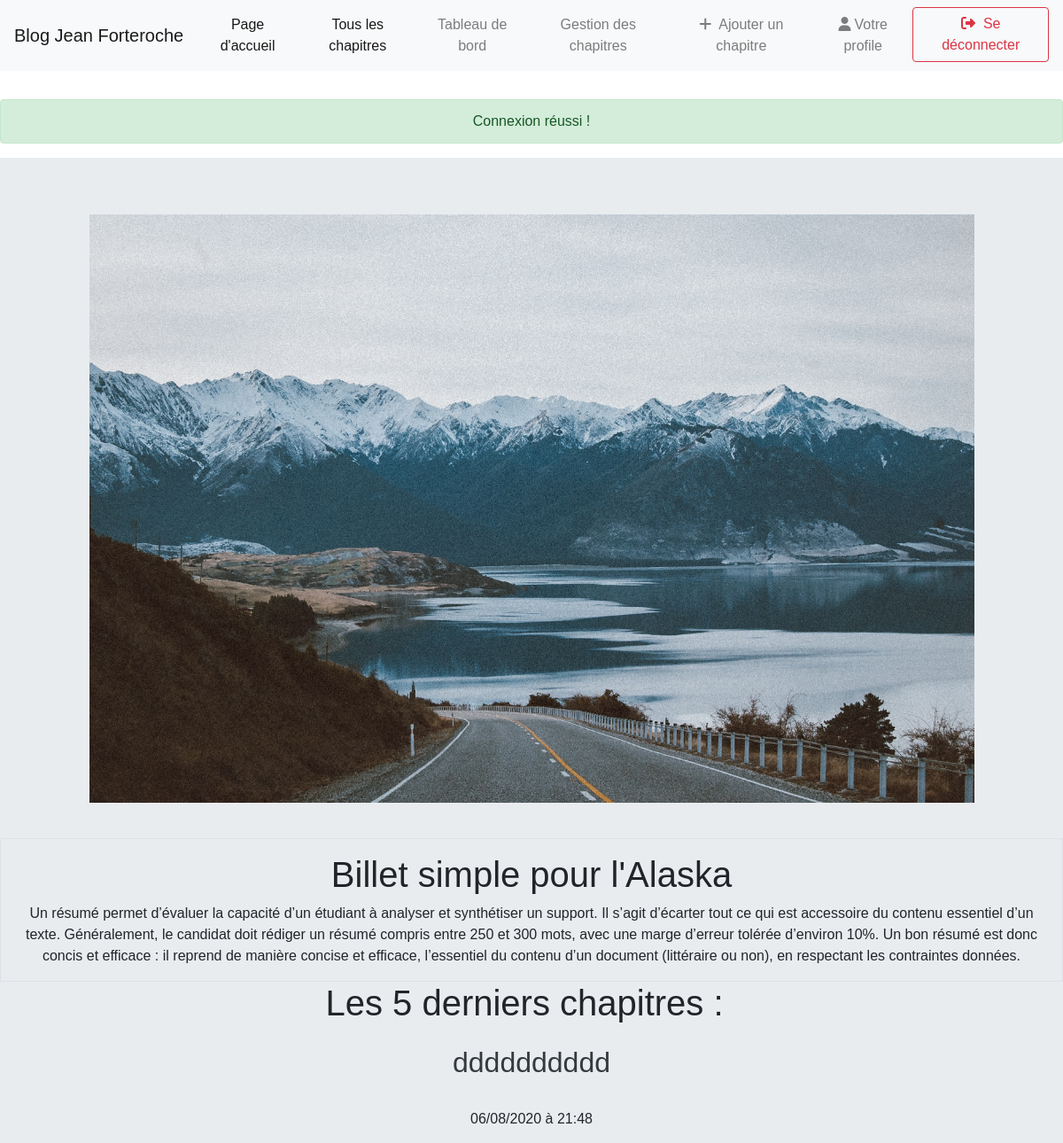
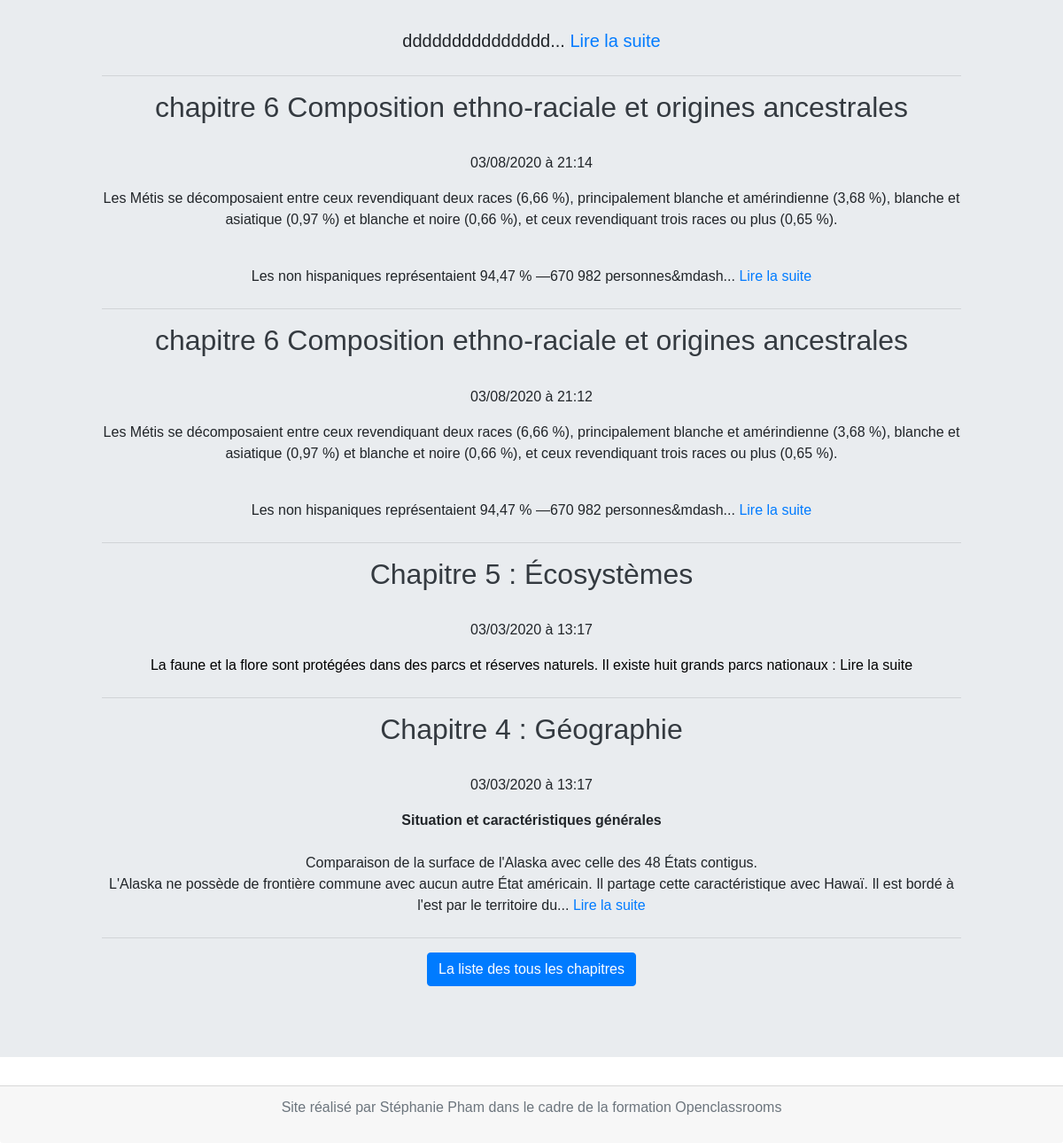
/index.php (signed in), run on the app's committed database (2 pictures, top to bottom).
### tables this page shows
CREATE TABLE IF NOT EXISTS `articles` (
  `id` int(11) NOT NULL AUTO_INCREMENT,
  `title` varchar(255) NOT NULL,
  `content` text NOT NULL,
  `date_article` datetime NOT NULL DEFAULT current_timestamp(),
  PRIMARY KEY (`id`)
);

### App/Controller/Articles.php (called while the page is built, shortened)
<?php
class Articles extends Controller {
    public function home()
    {
        $articleManager = new ArticleManager();
        $lastArticles = $articleManager->listLastArticles();
        include 'view/Visitor/homeView.php';
    }
}

### App/Model/ArticleManager.php (called while the page is built, shortened)
<?php
class ArticleManager extends Manager
{
    public function listLastArticles()
    {
        $db = $this->dbConnect();
        $reqArticles = $db->query('
            SELECT *
            FROM articles
            ORDER BY date_article DESC LIMIT 0,5
        ');
        $reqArticles->execute();
        return $lastArticles = $reqArticles->fetchAll();
    }
}

### view/Visitor/homeView.php (the view, shortened to what this page needs)
<?php if (isset($_SESSION['success'])) { ?>
    <div class="alert alert-success text-center"> <?= $_SESSION['success'] ?> </div>
<?php } ?>
<div class="global mt-3 jumbotron jumbotron-fluid align-center">
    <div class="header ">
        <header class="text-center">
            <div class="image-header mb-3 text-center container">
                <img src="public/image/image1.jpg" alt="route alaska" class="mb-4" class="text-center">
            </div>
            <div class="border text-center col mx-auto ">
                <h1 class="text-center mt-3">Billet simple pour l'Alaska</h1>
                <p>Un résumé permet d’évaluer la capacité d’un étudiant à analyser et synthétiser un support.
                    Il s’agit d’écarter tout ce qui est accessoire du contenu essentiel d’un texte. Généralement,
                    le candidat doit rédiger un résumé compris entre 250 et 300 mots, avec une marge d’erreur tolérée d’environ 10%.
                    Un bon résumé est donc concis et efficace : il reprend de manière concise et efficace, l’essentiel du contenu d’un document
                    (littéraire ou non), en respectant les contraintes données.</p>
            </div>
        </header>
    </div>
    <div class="title">
        <h1 class="text-center mb-4">Les 5 derniers chapitres : </h1>
    </div>
    <div class="new-article col-10 mx-auto">
        <?php foreach ($lastArticles as  $lastArticle) { ?>
        <div class="new text-center mb-4">
            <div class="new_title">
                <h2>
                    <a href="index.php?action=article&amp;id=<?= $lastArticle['id'] ?>"
                        class="text-dark"><?= $lastArticle['title'] ?> </a>
                </h2> &ensp;
            </div>
            <p><?= date_format(date_create($lastArticle['date_article']), 'd/m/Y à H:i') ?></p>
            <p class="lead"><?= substr($lastArticle['content'],0,390) ?>... <a
                    href="index.php?action=article&amp;id=<?= $lastArticle['id'] ?>" role="button"
                    class="link-read-more">Lire la suite</a></p>
        </div>
        <hr>
        <?php } ?>
    </div>
    <p class="text-center"><a href="index.php?action=listArticles" class="btn btn-primary"> La liste des tous les
            chapitres </a></p>
</div>
<?php include 'view/template.php'; ?>

### public/css/style.css (style rules this page uses)
* { margin: 0; padding: 0; box-sizing: border-box; font-family: Arial, Helvetica, sans-serif; }
body { background: #000; min-height: 200vh; }
header { position: relative; }
img { width: 90%; }
.global { padding: 3em; width: auto; }
.title, .nbChap { margin-right: 1em; }
.text-center.mb-3 { font-size: 3.5em; }

### data on the page
articles: title "dddddddddd", date_article "06/08/2020 à 21:48", content "ddddddddddddddd"
articles: title "chapitre 6 Composition ethno-raciale et origines ancestrales", date_article "03/08/2020 à 21:14", content "Les Métis se décomposaient entre ceux revendiquant deux races (6,66 %), principalement blanche et amérindienne (3,68 %), blanche et asiatique (0,97 %) et blanche et noire (0,66 %), et ceux revendiquant trois races ou plus (0,65 %). Les non hispaniques représentaient 94,47 % —670 982 personnes&mdash"
articles: title "chapitre 6 Composition ethno-raciale et origines ancestrales", date_article "03/08/2020 à 21:12", content "Les Métis se décomposaient entre ceux revendiquant deux races (6,66 %), principalement blanche et amérindienne (3,68 %), blanche et asiatique (0,97 %) et blanche et noire (0,66 %), et ceux revendiquant trois races ou plus (0,65 %). Les non hispaniques représentaient 94,47 % —670 982 personnes&mdash"
articles: title "Chapitre 5 : Écosystèmes", date_article "03/03/2020 à 13:17", content "La faune et la flore sont protégées dans des parcs et réserves naturels. Il existe huit grands parcs nationaux :"
articles: title "Chapitre 4 : Géographie", date_article "03/03/2020 à 13:17", content "Situation et caractéristiques générales Comparaison de la surface de l'Alaska avec celle des 48 États contigus. L'Alaska ne possède de frontière commune avec aucun autre État américain. Il partage cette caractéristique avec Hawaï. Il est bordé à l'est par le territoire du"

### other printed values
$_SESSION['success'] "Connexion réussi !"
